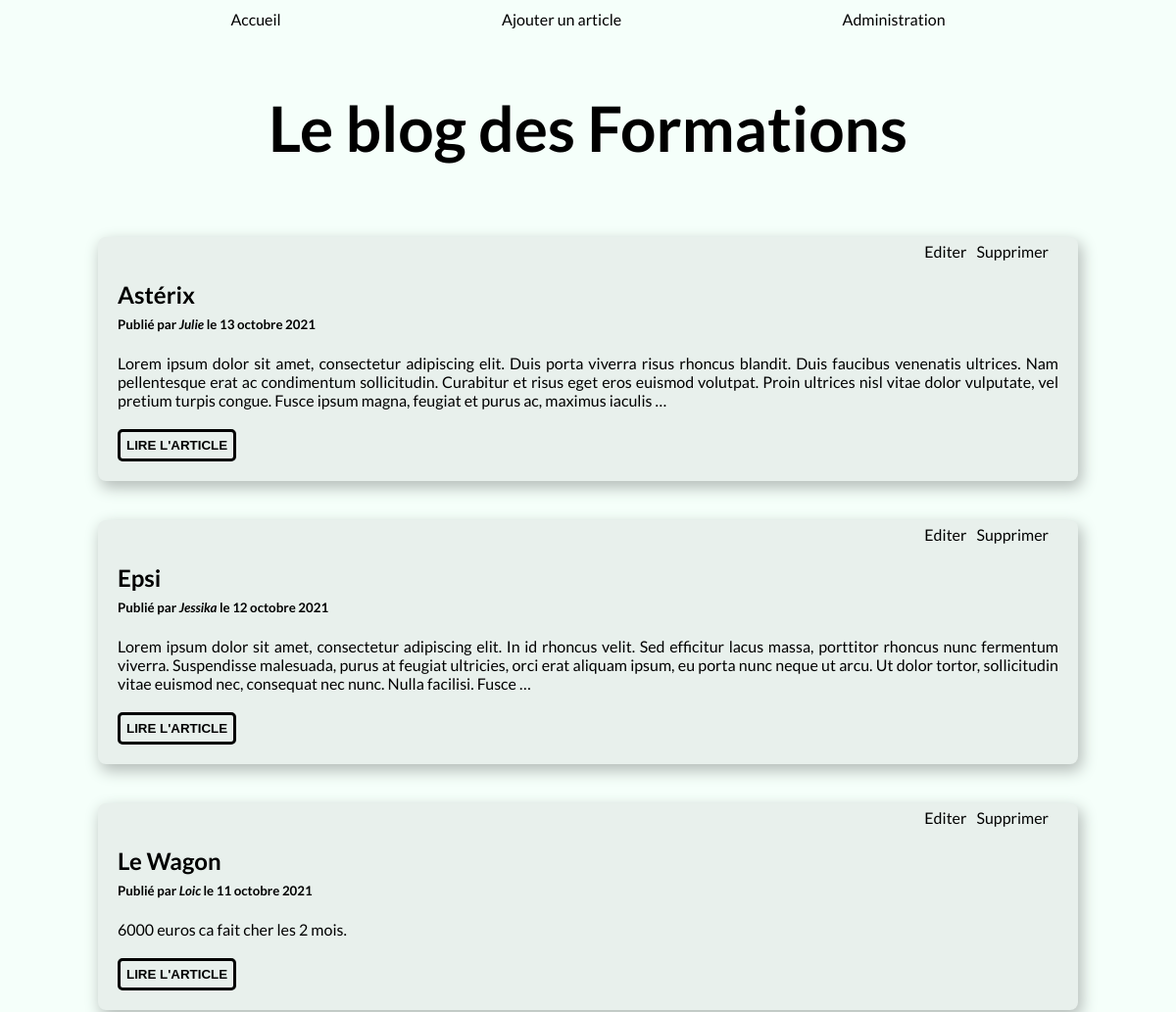
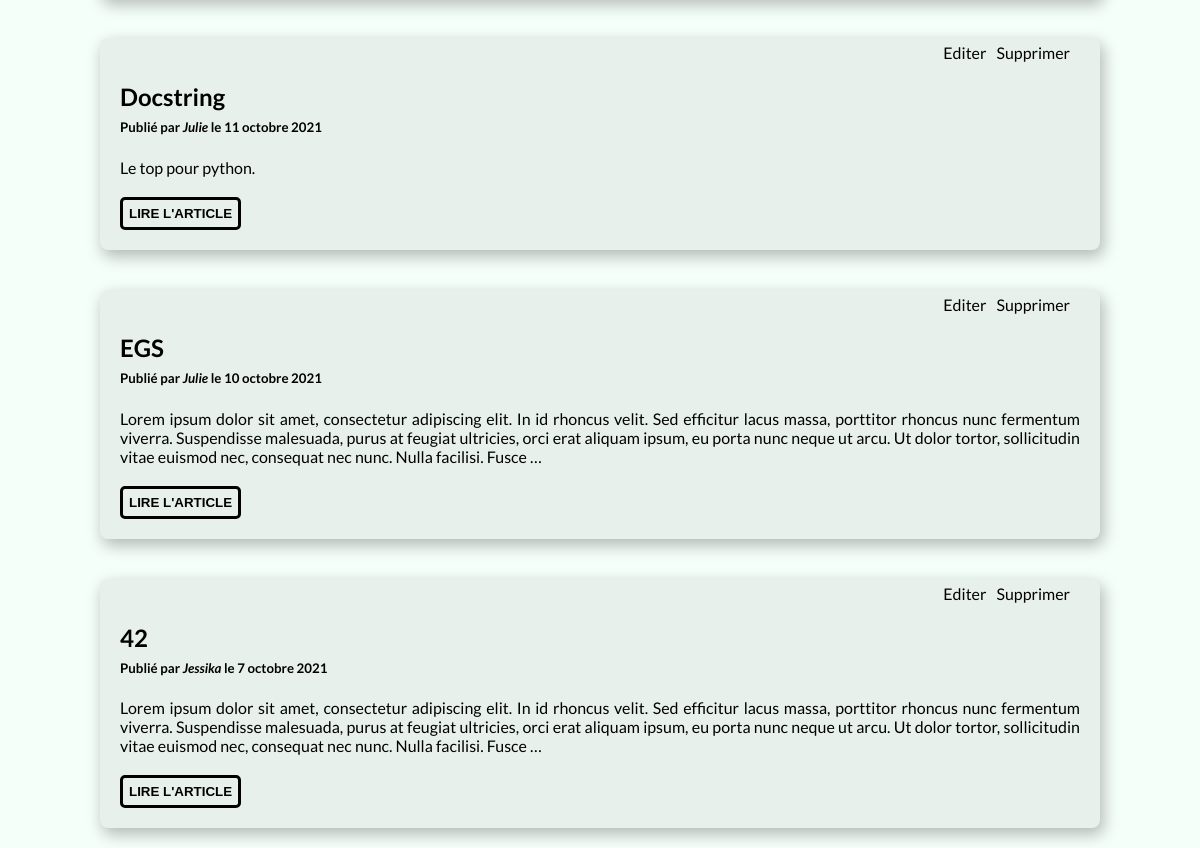
The page / (signed in) on the database its author committed (2 pictures, top to bottom).
### posts/models.py (models this page shows, shortened)
class BlogPost(models.Model):
    title = models.CharField(max_length=255, unique=True, verbose_name="Titre")
    slug = models.SlugField(max_length=255, unique=True, blank=True)
    author = models.ForeignKey(User, on_delete=models.SET_NULL, null=True, blank=True, verbose_name="Auteur")
    last_updated = models.DateTimeField(auto_now=True)
    created_on = models.DateField(blank=True, null=True, verbose_name="Créé le")
    published = models.BooleanField(default=False, verbose_name="publié")
    content = models.TextField(blank=True, verbose_name="contenu")
    class Meta:
        ordering = ["-created_on"]
        verbose_name = "Article"
    @property
    def author_or_default(self):
        return self.author.username if self.author else "L'auteur inconnu"

### posts/views.py (the view)
# urls.py: path("", BlogHome.as_view(), name="home"),
class BlogHome(ListView):
    model = BlogPost
    context_object_name = "posts"
    def get_queryset(self):
        queryset = super().get_queryset()
        if self.request.user.is_authenticated:
            return queryset
        return queryset.filter(published=True)

### posts/templates/posts/blogpost_list.html (shortened to what this page needs)
{% extends 'base.html' %}
{% block content %}
    <h1 class="titre">Le blog des Formations</h1>
    {% for post in posts %}
    <article>
        {% if request.user.is_authenticated %}
            <div class="modif">
                <a href="{% url 'posts:edit' slug=post.slug %}">Editer</a>
                <a href="{% url 'posts:delete' slug=post.slug%}">Supprimer</a>
            </div>
        {% endif %}
        <h2 class="titre-article">{{ post.title }}</h2>
        <h5 class="date-article">Publié par <i class="auteur">{{ post.author_or_default}} </i> le {{ post.created_on|date:'j F Y' }}</h5>
        <p class="texte-article">{{ post.content|safe|truncatewords:50 }}</p>
        <form action="{% url 'posts:post' slug=post.slug%}">
            <button class="lecture">Lire l'article</button>
        </form>
    </article>
    {% endfor %}
{% endblock %}

### static/css/style.css (style rules this page uses)
body { font-family: 'Lato', sans-serif; margin: 0; padding: 0; border: 0; height: 100%; background-color:mintcream; }
a { text-decoration: none; color: black; }
.titre { font-size: 4em; }
article { display: flex; flex-direction: column; align-items: flex-start; }
article { border-radius: 8px; margin: 20px auto; padding: 5px 20px 20px 20px; width: 80%; background-color: #e8f0ec; box-shadow: #b5bdb9 3px 6px 15px 1px; }
.texte-article { text-align: justify; margin: 0 0 20px 0; }
.modif { display: flex; justify-content: flex-end; width: 100%; }
.modif>a { margin-right: 10px; }
.lecture { border: 3px solid black; border-radius: 5px; color: black; background-color: #e8f0ec; font-weight: 600; text-transform: uppercase; padding: 6px; }
.titre-article { margin-bottom: 4px; }
.date-article { margin-top: 4px; }

### rows shown on the page
BlogPost: title "Astérix", author_or_default "Julie", created_on "13 octobre 2021", content "Lorem ipsum dolor sit amet, consectetur adipiscing elit. Duis porta viverra risus rhoncus blandit. Duis faucibus venenatis ultrices. Nam pellentesque erat ac condimentum sollicitudin. Curabitur et risus eget eros euismod volutpat. Proin ultrices nisl vitae dolor vulputate, vel pretium turpis congue. Fusce ipsum magna, feugiat et purus ac, maximus iaculis …"
BlogPost: title "Epsi", author_or_default "Jessika", created_on "12 octobre 2021", content "Lorem ipsum dolor sit amet, consectetur adipiscing elit. In id rhoncus velit. Sed efficitur lacus massa, porttitor rhoncus nunc fermentum viverra. Suspendisse malesuada, purus at feugiat ultricies, orci erat aliquam ipsum, eu porta nunc neque ut arcu. Ut dolor tortor, sollicitudin vitae euismod nec, consequat nec nunc. Nulla facilisi. Fusce …"
BlogPost: title "Le Wagon", author_or_default "Loic", created_on "11 octobre 2021", content "6000 euros ca fait cher les 2 mois."
BlogPost: title "Docstring", author_or_default "Julie", created_on "11 octobre 2021", content "Le top pour python."
BlogPost: title "EGS", author_or_default "Julie", created_on "10 octobre 2021", content "Lorem ipsum dolor sit amet, consectetur adipiscing elit. In id rhoncus velit. Sed efficitur lacus massa, porttitor rhoncus nunc fermentum viverra. Suspendisse malesuada, purus at feugiat ultricies, orci erat aliquam ipsum, eu porta nunc neque ut arcu. Ut dolor tortor, sollicitudin vitae euismod nec, consequat nec nunc. Nulla facilisi. Fusce …"
BlogPost: title "42", author_or_default "Jessika", created_on "7 octobre 2021", content "Lorem ipsum dolor sit amet, consectetur adipiscing elit. In id rhoncus velit. Sed efficitur lacus massa, porttitor rhoncus nunc fermentum viverra. Suspendisse malesuada, purus at feugiat ultricies, orci erat aliquam ipsum, eu porta nunc neque ut arcu. Ut dolor tortor, sollicitudin vitae euismod nec, consequat nec nunc. Nulla facilisi. Fusce …"
